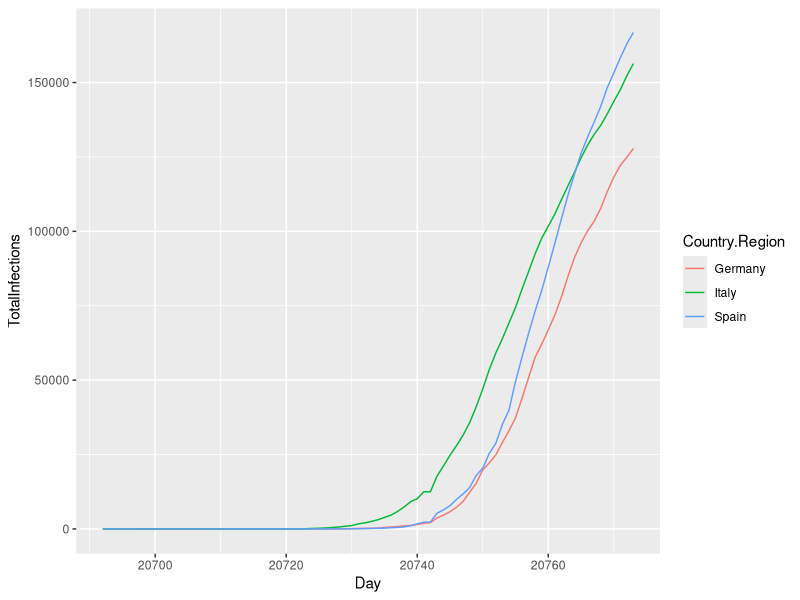
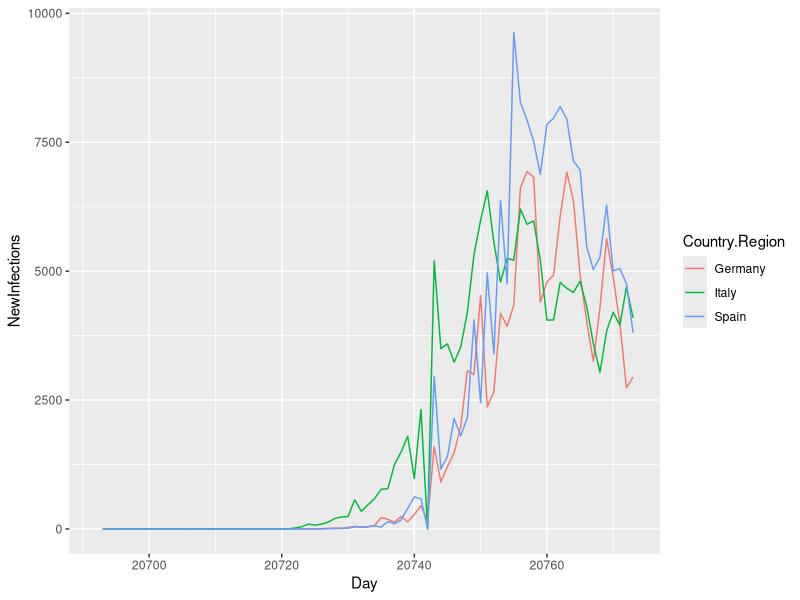
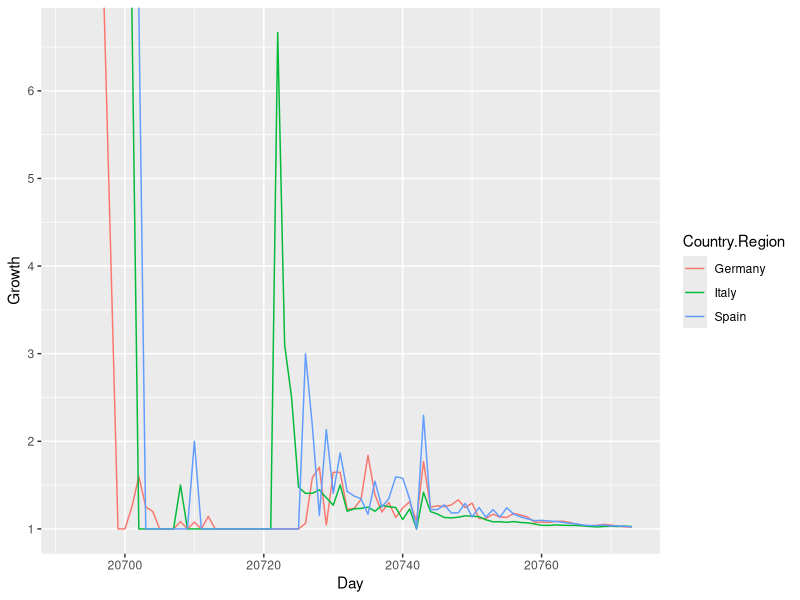
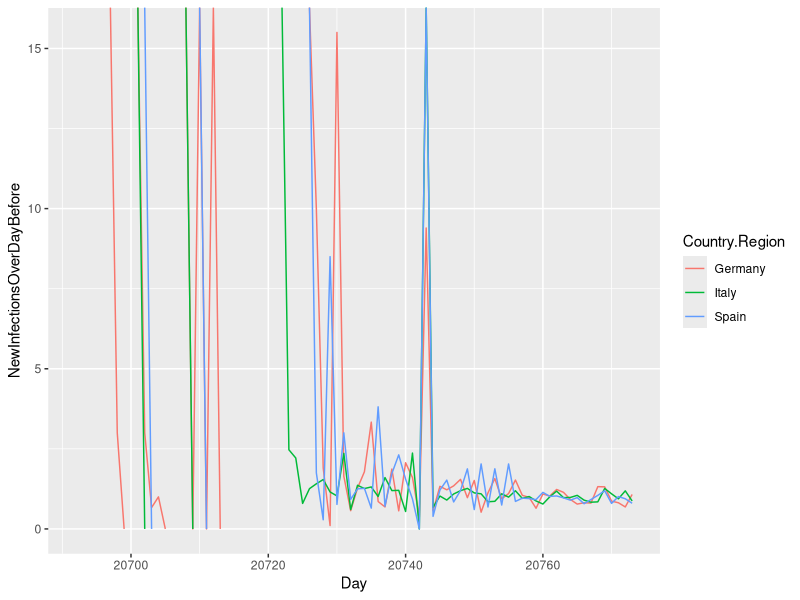

R code for these plots, in order:
###### set working directory
setwd("~/Documents/corona-tracker/")

######  tbd load data to macbook
###from https://data.humdata.org/dataset/novel-coronavirus-2019-ncov-cases

######  load data to R
corona_infections_total <- read.csv2("data/time_series_covid19_20200413.csv", sep = ",")

dim(corona_infections_total)
str(corona_infections_total)
head(corona_infections_total)

library(dplyr)
####### reshape data
cov_inf <- reshape(corona_infections_total, 
        idvar = c("Province.State","Country.Region", "Lat", "Long"), 
        varying = list(5:ncol(corona_infections_total)), 
        v.names = "TotalInfections", 
        timevar = "Day", 
        times = (Sys.Date() - (ncol(corona_infections_total) -4) ):(Sys.Date() - 1),
        direction = "long")

####### manipulation
cov_inf2 <- 
  cov_inf %>% 
  select(-c("Lat", "Long")) %>% 
  group_by(Province.State, Country.Region) %>%  
  mutate("LastDay" = lag(TotalInfections, order_by = Day)) %>% 
  mutate("NewInfections" = TotalInfections - LastDay) %>% 
  mutate("NewInfectionsDayBefore" = lag(NewInfections, order_by = Day)) %>% 
  mutate("Times2" = TotalInfections * 2) %>% 
  mutate("NewInfectionsOverDayBefore" = NewInfections / NewInfectionsDayBefore ) %>% 
  mutate("Growth" = TotalInfections / LastDay) %>% 
  as.data.frame() %>% 
  identity

head(cov_inf2)
rownames(cov_inf2) <- c()

library(ggplot2)
for_plot <- cov_inf2 %>% filter(Country.Region %in% c("Germany", "Italy", "Spain")) 
ggplot(for_plot, aes(x = Day, y = TotalInfections, color= Country.Region)) + geom_line()
ggplot(for_plot, aes(x = Day, y = NewInfections, color= Country.Region)) + geom_line()
for_plot %>% 
  filter (Day > as.Date("2020-03-01")) %>% 
  ggplot(aes(x = Day, y = Growth, color= Country.Region)) + geom_line()
for_plot %>% 
  filter (Day > as.Date("2020-03-15")) %>% 
  ggplot(aes(x = Day, y = NewInfectionsOverDayBefore, color= Country.Region)) + geom_line()


########2nd try with data.table/melt
library(data.table)
library(dplyr)
library(ggplot2)
long <- 
  melt(
    setDT(corona_infections_total), 
    id.vars = c("Province.State","Country.Region"), 
    variable.name = "day"
    )
long_2 <- long %>% mutate(day = as.Date(day ,"X%m.%d.%y") )
head(long_2)
str(long_2)

